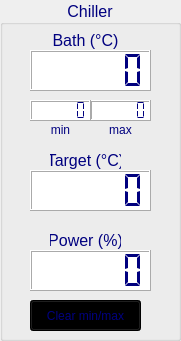
     <widget class="QGroupBox" name="chillerGroupBox_" >
      <property name="geometry" >
       <rect>
        <x>20</x>
        <y>20</y>
        <width>181</width>
        <height>341</height>
       </rect>
      </property>
      <property name="font" >
       <font>
        <pointsize>12</pointsize>
       </font>
      </property>
      <property name="styleSheet" >
       <string notr="true" >color: rgb(0, 0, 127);</string>
      </property>
      <property name="title" >
       <string>Chiller</string>
      </property>
      <property name="alignment" >
       <set>Qt::AlignCenter</set>
      </property>
      <widget class="QLCDNumber" name="chillerTargetLcd_" >
       <property name="geometry" >
        <rect>
         <x>30</x>
         <y>170</y>
         <width>121</width>
         <height>41</height>
        </rect>
       </property>
       <property name="layoutDirection" >
        <enum>Qt::RightToLeft</enum>
       </property>
       <property name="styleSheet" >
        <string notr="true" >background-color: rgb(255, 255, 255);</string>
       </property>
       <property name="frameShadow" >
        <enum>QFrame::Raised</enum>
       </property>
       <property name="smallDecimalPoint" >
        <bool>true</bool>
       </property>
       <property name="mode" >
        <enum>QLCDNumber::Dec</enum>
       </property>
       <property name="segmentStyle" >
        <enum>QLCDNumber::Flat</enum>
       </property>
       <property name="value" stdset="0" >
        <double>0.000000000000000</double>
       </property>
       <property name="intValue" stdset="0" >
        <number>0</number>
       </property>
      </widget>
      <widget class="QLabel" name="chillerTargetLabel_" >
       <property name="geometry" >
        <rect>
         <x>50</x>
         <y>150</y>
         <width>71</width>
         <height>20</height>
        </rect>
       </property>
       <property name="font" >
        <font>
         <pointsize>12</pointsize>
        </font>
       </property>
       <property name="styleSheet" >
        <string notr="true" >color: rgb(0, 0, 127);</string>
       </property>
       <property name="text" >
        <string>Target (°C)</string>
       </property>
       <property name="alignment" >
        <set>Qt::AlignCenter</set>
       </property>
      </widget>
      <widget class="QLCDNumber" name="chillerPowerLcd_" >
       <property name="geometry" >
        <rect>
         <x>30</x>
         <y>250</y>
         <width>121</width>
         <height>41</height>
        </rect>
       </property>
       <property name="layoutDirection" >
        <enum>Qt::RightToLeft</enum>
       </property>
       <property name="styleSheet" >
        <string notr="true" >background-color: rgb(255, 255, 255);</string>
       </property>
       <property name="frameShadow" >
        <enum>QFrame::Raised</enum>
       </property>
       <property name="smallDecimalPoint" >
        <bool>true</bool>
       </property>
       <property name="mode" >
        <enum>QLCDNumber::Dec</enum>
       </property>
       <property name="segmentStyle" >
        <enum>QLCDNumber::Flat</enum>
       </property>
       <property name="value" stdset="0" >
        <double>0.000000000000000</double>
       </property>
       <property name="intValue" stdset="0" >
        <number>0</number>
       </property>
      </widget>
      <widget class="QLabel" name="chillerPowerLabel_" >
       <property name="geometry" >
        <rect>
         <x>50</x>
         <y>230</y>
         <width>71</width>
         <height>20</height>
        </rect>
       </property>
       <property name="font" >
        <font>
         <pointsize>12</pointsize>
        </font>
       </property>
       <property name="styleSheet" >
        <string notr="true" >color: rgb(0, 0, 127);</string>
       </property>
       <property name="text" >
        <string>Power (%)</string>
       </property>
       <property name="alignment" >
        <set>Qt::AlignCenter</set>
       </property>
      </widget>
      <widget class="QLCDNumber" name="chillerBathLcd_" >
       <property name="geometry" >
        <rect>
         <x>30</x>
         <y>50</y>
         <width>121</width>
         <height>41</height>
        </rect>
       </property>
       <property name="layoutDirection" >
        <enum>Qt::RightToLeft</enum>
       </property>
       <property name="styleSheet" >
        <string notr="true" >background-color: rgb(255, 255, 255);</string>
       </property>
       <property name="frameShadow" >
        <enum>QFrame::Raised</enum>
       </property>
       <property name="smallDecimalPoint" >
        <bool>true</bool>
       </property>
       <property name="mode" >
        <enum>QLCDNumber::Dec</enum>
       </property>
       <property name="segmentStyle" >
        <enum>QLCDNumber::Flat</enum>
       </property>
       <property name="value" stdset="0" >
        <double>0.000000000000000</double>
       </property>
       <property name="intValue" stdset="0" >
        <number>0</number>
       </property>
      </widget>
      <widget class="QLabel" name="chillerBathLabel_" >
       <property name="geometry" >
        <rect>
         <x>50</x>
         <y>30</y>
         <width>71</width>
         <height>20</height>
        </rect>
       </property>
       <property name="font" >
        <font>
         <pointsize>12</pointsize>
        </font>
       </property>
       <property name="styleSheet" >
        <string notr="true" >color: rgb(0, 0, 127);</string>
       </property>
       <property name="text" >
        <string>Bath (°C)</string>
       </property>
       <property name="alignment" >
        <set>Qt::AlignCenter</set>
       </property>
      </widget>
      <widget class="QLabel" name="chillerBathMaxLabel_" >
       <property name="geometry" >
        <rect>
         <x>100</x>
         <y>120</y>
         <width>41</width>
         <height>20</height>
        </rect>
       </property>
       <property name="font" >
        <font>
         <pointsize>9</pointsize>
        </font>
       </property>
       <property name="styleSheet" >
        <string notr="true" >color: rgb(0, 0, 127);</string>
       </property>
       <property name="text" >
        <string>max</string>
       </property>
       <property name="alignment" >
        <set>Qt::AlignCenter</set>
       </property>
      </widget>
      <widget class="QLCDNumber" name="chillerBathMaxLcd_" >
       <property name="geometry" >
        <rect>
         <x>90</x>
         <y>100</y>
         <width>61</width>
         <height>21</height>
        </rect>
       </property>
       <property name="layoutDirection" >
        <enum>Qt::RightToLeft</enum>
       </property>
       <property name="styleSheet" >
        <string notr="true" >background-color: rgb(255, 255, 255);</string>
       </property>
       <property name="frameShadow" >
        <enum>QFrame::Raised</enum>
       </property>
       <property name="smallDecimalPoint" >
        <bool>true</bool>
       </property>
       <property name="mode" >
        <enum>QLCDNumber::Dec</enum>
       </property>
       <property name="segmentStyle" >
        <enum>QLCDNumber::Flat</enum>
       </property>
       <property name="value" stdset="0" >
        <double>0.000000000000000</double>
       </property>
       <property name="intValue" stdset="0" >
        <number>0</number>
       </property>
      </widget>
      <widget class="QLCDNumber" name="chillerBathMinLcd_" >
       <property name="geometry" >
        <rect>
         <x>30</x>
         <y>100</y>
         <width>61</width>
         <height>21</height>
        </rect>
       </property>
       <property name="layoutDirection" >
        <enum>Qt::RightToLeft</enum>
       </property>
       <property name="styleSheet" >
        <string notr="true" >background-color: rgb(255, 255, 255);</string>
       </property>
       <property name="frameShadow" >
        <enum>QFrame::Raised</enum>
       </property>
       <property name="smallDecimalPoint" >
        <bool>true</bool>
       </property>
       <property name="mode" >
        <enum>QLCDNumber::Dec</enum>
       </property>
       <property name="segmentStyle" >
        <enum>QLCDNumber::Flat</enum>
       </property>
       <property name="value" stdset="0" >
        <double>0.000000000000000</double>
       </property>
       <property name="intValue" stdset="0" >
        <number>0</number>
       </property>
      </widget>
      <widget class="QLabel" name="chillerBathMinLabel_" >
       <property name="geometry" >
        <rect>
         <x>40</x>
         <y>120</y>
         <width>41</width>
         <height>20</height>
        </rect>
       </property>
       <property name="font" >
        <font>
         <pointsize>9</pointsize>
        </font>
       </property>
       <property name="styleSheet" >
        <string notr="true" >color: rgb(0, 0, 127);</string>
       </property>
       <property name="text" >
        <string>min</string>
       </property>
       <property name="alignment" >
        <set>Qt::AlignCenter</set>
       </property>
      </widget>
      <widget class="QPushButton" name="chillerClearButton_" >
       <property name="geometry" >
        <rect>
         <x>30</x>
         <y>300</y>
         <width>111</width>
         <height>31</height>
        </rect>
       </property>
       <property name="styleSheet" >
        <string notr="true" >background-color: rgb(256, 256, 256)</string>
       </property>
       <property name="text" >
        <string>Clear min/max</string>
       </property>
      </widget>
     </widget>
